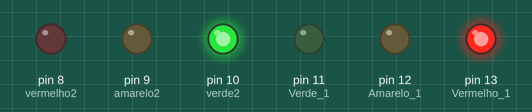
The sketch below on a simulated Arduino Uno, built with avr-gcc and run on an emulated ATmega328P. Shown: output pins drawn as LEDs (lit = HIGH).

Above: at 1.5 s.
At 4.5 s:
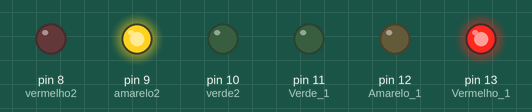
At 7.5 s:
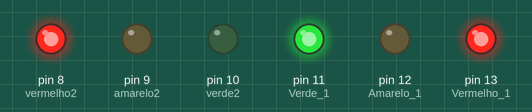
At 10.5 s:
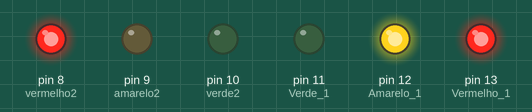
Timing chart, 0 to 13.8 s (numbered marks = the images above):
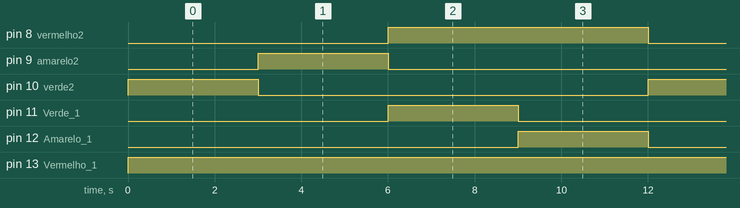

Measured:
- by itself, pin 8 (vermelho2): alternates HIGH for 6.0 s and LOW for 6.0 s
- by itself, pin 9 (amarelo2), pin 10 (verde2), pin 11 (Verde_1), pin 12 (Amarelo_1): alternates HIGH for 3.0 s and LOW for 9.0 s
- by itself, pin 13 (Vermelho_1): LOW → HIGH at 0.00 s

The sketch:

brave_luulia_borwo1.ino
```cpp
// C++ code
//
void setup()
{
  pinMode(13, OUTPUT); // Vermelho 1
  pinMode(12, OUTPUT); // Amarelo 1
  pinMode(11, OUTPUT); // Verde 1
  pinMode(10, OUTPUT); // verde2
  pinMode(9, OUTPUT); // amarelo2
  pinMode(8, OUTPUT); // vermelho2

}

void loop()
{
  digitalWrite(13, HIGH);
  digitalWrite(10, HIGH);
  digitalWrite(9, LOW);
  digitalWrite(8, LOW);
  digitalWrite(11, LOW);
  digitalWrite(12, LOW);
  delay(3000); // Wait for 0500 millisecond(s)
  digitalWrite(13, HIGH);
  digitalWrite(9, HIGH);
  digitalWrite(8, LOW);
  digitalWrite(10, LOW);
  digitalWrite(12, LOW);
  digitalWrite(11, LOW);
  delay(3000); // Wait for 0500 millisecond(s)
  digitalWrite(11, HIGH);
  digitalWrite(8, HIGH);
  digitalWrite(9, LOW);
  digitalWrite(13, HIGH);
  digitalWrite(12, LOW);
  digitalWrite(10, LOW);
  delay(3000); // Wait for 0500 millisecond(s)
   digitalWrite(12, HIGH);
  digitalWrite(8, HIGH);
  digitalWrite(9, LOW);
  digitalWrite(13, HIGH);
  digitalWrite(11, LOW);
  digitalWrite(10, LOW);
  delay(3000); // Wait for 0500 millisecond(s)
  }
 
```
